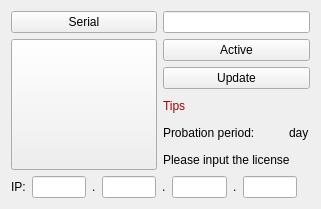
<?xml version="1.0" encoding="UTF-8"?>
<ui version="4.0">
 <class>PermitPageClass</class>
 <widget class="QWidget" name="PermitPageClass">
  <property name="geometry">
   <rect>
    <x>0</x>
    <y>0</y>
    <width>321</width>
    <height>209</height>
   </rect>
  </property>
  <property name="windowTitle">
   <string>Form</string>
  </property>
  <layout class="QGridLayout" name="gridLayout">
   <item row="0" column="1">
    <widget class="EditCtrl" name="licenseEdit">
     <property name="sizePolicy">
      <sizepolicy hsizetype="Expanding" vsizetype="Expanding">
       <horstretch>0</horstretch>
       <verstretch>0</verstretch>
      </sizepolicy>
     </property>
    </widget>
   </item>
   <item row="1" column="0" rowspan="5">
    <widget class="ImgButton" name="permitBtn">
     <property name="sizePolicy">
      <sizepolicy hsizetype="Expanding" vsizetype="Expanding">
       <horstretch>0</horstretch>
       <verstretch>0</verstretch>
      </sizepolicy>
     </property>
     <property name="styleSheet">
      <string notr="true">border-image: url(:/weiduodianzi/ui/Permission.png);</string>
     </property>
     <property name="text">
      <string/>
     </property>
    </widget>
   </item>
   <item row="1" column="1">
    <widget class="BtnCtrl" name="registerBtn">
     <property name="sizePolicy">
      <sizepolicy hsizetype="Expanding" vsizetype="Expanding">
       <horstretch>0</horstretch>
       <verstretch>0</verstretch>
      </sizepolicy>
     </property>
     <property name="text">
      <string>Active</string>
     </property>
    </widget>
   </item>
   <item row="2" column="1">
    <widget class="BtnCtrl" name="updateBtn">
     <property name="sizePolicy">
      <sizepolicy hsizetype="Expanding" vsizetype="Expanding">
       <horstretch>0</horstretch>
       <verstretch>0</verstretch>
      </sizepolicy>
     </property>
     <property name="text">
      <string>Update</string>
     </property>
    </widget>
   </item>
   <item row="3" column="1">
    <widget class="QLabel" name="labelTips_2">
     <property name="sizePolicy">
      <sizepolicy hsizetype="Expanding" vsizetype="Expanding">
       <horstretch>0</horstretch>
       <verstretch>0</verstretch>
      </sizepolicy>
     </property>
     <property name="layoutDirection">
      <enum>Qt::LeftToRight</enum>
     </property>
     <property name="styleSheet">
      <string notr="true">color: rgb(170, 0, 0);</string>
     </property>
     <property name="text">
      <string>Tips</string>
     </property>
    </widget>
   </item>
   <item row="4" column="1">
    <layout class="QHBoxLayout" name="horizontalLayout">
     <item>
      <widget class="QLabel" name="label1">
       <property name="sizePolicy">
        <sizepolicy hsizetype="Expanding" vsizetype="Expanding">
         <horstretch>0</horstretch>
         <verstretch>0</verstretch>
        </sizepolicy>
       </property>
       <property name="text">
        <string>Probation period:</string>
       </property>
      </widget>
     </item>
     <item>
      <widget class="QLabel" name="labelDay">
       <property name="sizePolicy">
        <sizepolicy hsizetype="Expanding" vsizetype="Expanding">
         <horstretch>0</horstretch>
         <verstretch>0</verstretch>
        </sizepolicy>
       </property>
       <property name="layoutDirection">
        <enum>Qt::LeftToRight</enum>
       </property>
       <property name="styleSheet">
        <string notr="true">color: rgb(170, 0, 0);</string>
       </property>
       <property name="text">
        <string/>
       </property>
      </widget>
     </item>
     <item>
      <widget class="QLabel" name="label">
       <property name="sizePolicy">
        <sizepolicy hsizetype="Expanding" vsizetype="Expanding">
         <horstretch>0</horstretch>
         <verstretch>0</verstretch>
        </sizepolicy>
       </property>
       <property name="text">
        <string>day</string>
       </property>
      </widget>
     </item>
    </layout>
   </item>
   <item row="5" column="1">
    <widget class="QLabel" name="label_2">
     <property name="sizePolicy">
      <sizepolicy hsizetype="Expanding" vsizetype="Expanding">
       <horstretch>0</horstretch>
       <verstretch>0</verstretch>
      </sizepolicy>
     </property>
     <property name="text">
      <string>Please input the license</string>
     </property>
    </widget>
   </item>
   <item row="6" column="0" colspan="2">
    <layout class="QHBoxLayout" name="horizontalLayout_6">
     <item>
      <widget class="QLabel" name="label_3">
       <property name="text">
        <string>IP:</string>
       </property>
      </widget>
     </item>
     <item>
      <layout class="QHBoxLayout" name="horizontalLayout_2">
       <item>
        <widget class="EditCtrl" name="ipEdit1">
         <property name="sizePolicy">
          <sizepolicy hsizetype="Expanding" vsizetype="Fixed">
           <horstretch>0</horstretch>
           <verstretch>0</verstretch>
          </sizepolicy>
         </property>
        </widget>
       </item>
       <item>
        <widget class="QLabel" name="label_4">
         <property name="text">
          <string>.</string>
         </property>
        </widget>
       </item>
      </layout>
     </item>
     <item>
      <layout class="QHBoxLayout" name="horizontalLayout_3">
       <item>
        <widget class="EditCtrl" name="ipEdit2">
         <property name="sizePolicy">
          <sizepolicy hsizetype="Expanding" vsizetype="Fixed">
           <horstretch>0</horstretch>
           <verstretch>0</verstretch>
          </sizepolicy>
         </property>
        </widget>
       </item>
       <item>
        <widget class="QLabel" name="label_5">
         <property name="text">
          <string>.</string>
         </property>
        </widget>
       </item>
      </layout>
     </item>
     <item>
      <layout class="QHBoxLayout" name="horizontalLayout_4">
       <item>
        <widget class="EditCtrl" name="ipEdit3">
         <property name="sizePolicy">
          <sizepolicy hsizetype="Expanding" vsizetype="Fixed">
           <horstretch>0</horstretch>
           <verstretch>0</verstretch>
          </sizepolicy>
         </property>
        </widget>
       </item>
       <item>
        <widget class="QLabel" name="label_6">
         <property name="text">
          <string>.</string>
         </property>
        </widget>
       </item>
      </layout>
     </item>
     <item>
      <layout class="QHBoxLayout" name="horizontalLayout_5">
       <item>
        <widget class="EditCtrl" name="ipEdit4">
         <property name="sizePolicy">
          <sizepolicy hsizetype="Expanding" vsizetype="Fixed">
           <horstretch>0</horstretch>
           <verstretch>0</verstretch>
          </sizepolicy>
         </property>
        </widget>
       </item>
       <item>
        <widget class="QLabel" name="label_7">
         <property name="text">
          <string/>
         </property>
        </widget>
       </item>
      </layout>
     </item>
    </layout>
   </item>
   <item row="0" column="0">
    <widget class="BtnCtrl" name="serialBtn">
     <property name="text">
      <string>Serial</string>
     </property>
    </widget>
   </item>
  </layout>
 </widget>
 <customwidgets>
  <customwidget>
   <class>ImgButton</class>
   <extends>QPushButton</extends>
   <header>imgbutton.h</header>
  </customwidget>
  <customwidget>
   <class>BtnCtrl</class>
   <extends>QPushButton</extends>
   <header>btnctrl.h</header>
  </customwidget>
  <customwidget>
   <class>EditCtrl</class>
   <extends>QLineEdit</extends>
   <header>editctrl.h</header>
  </customwidget>
 </customwidgets>
 <resources>
  <include location="weiduodianzi.qrc"/>
 </resources>
 <connections/>
</ui>
